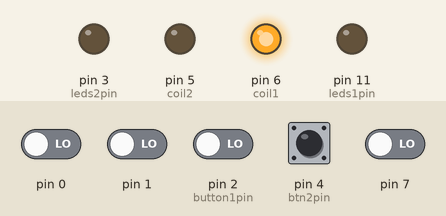
Recording of a sketch running on a simulated Arduino Uno, built with avr-gcc and run on an emulated ATmega328P. Shown: output pins drawn as LEDs (lit = HIGH). The inputs (shaded band) are chosen by the test bench; at power-on: pin 4 (btn2pin) HIGH, pin 0, pin 1, pin 2 (button1pin), pin 7 LOW.

Above: at 1.2 s.
1.3 s: pin 4 (btn2pin) pulled LOW for 0.15 s
At 1.37 s:
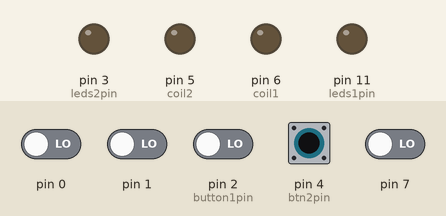
Timing chart, 0 to 4.3 s (numbered marks = the images above; inputs shaded):
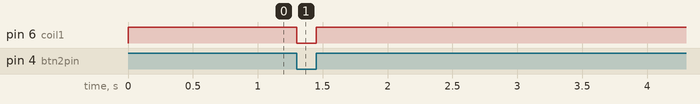

The sketch:

DirectRead.ino
```cpp
#define coil1 6
#define coil2 5
#define leds1pin 11
#define leds2pin 3
#define button1pin 2 // not used
#define btn2pin 4

#define MAX_COUNTER 2000; //4294967295;
unsigned long counter = MAX_COUNTER;
boolean coilEnabled = false;

volatile uint8_t *_btn2PortRegister;
uint8_t _btn2BitMask;

void setup(){

  pinMode(coil1, OUTPUT);
  pinMode(coil2, OUTPUT);
  pinMode(leds1pin, OUTPUT);
  pinMode(leds2pin, OUTPUT);
  pinMode(btn2pin, INPUT_PULLUP);

  digitalWrite(leds1pin, LOW);
  digitalWrite(leds2pin, LOW);

  uint8_t btn2Port = digitalPinToPort(btn2pin);
  _btn2PortRegister = portInputRegister(btn2Port);
  _btn2BitMask = digitalPinToBitMask(btn2pin);
}

void loop(){
  updateCoil(btn2Read());
}

uint8_t btn2Read() {
  return *_btn2PortRegister & _btn2BitMask;
}

void updateCoil(boolean enable) {
  if(enable != coilEnabled) {
    digitalWrite(coil1, enable? HIGH : LOW);
    coilEnabled = enable;
  }
}
```

Measured:
- after the input at 1.3 s, pin 6 (coil1): HIGH → LOW at once, → HIGH 0.15 s later
